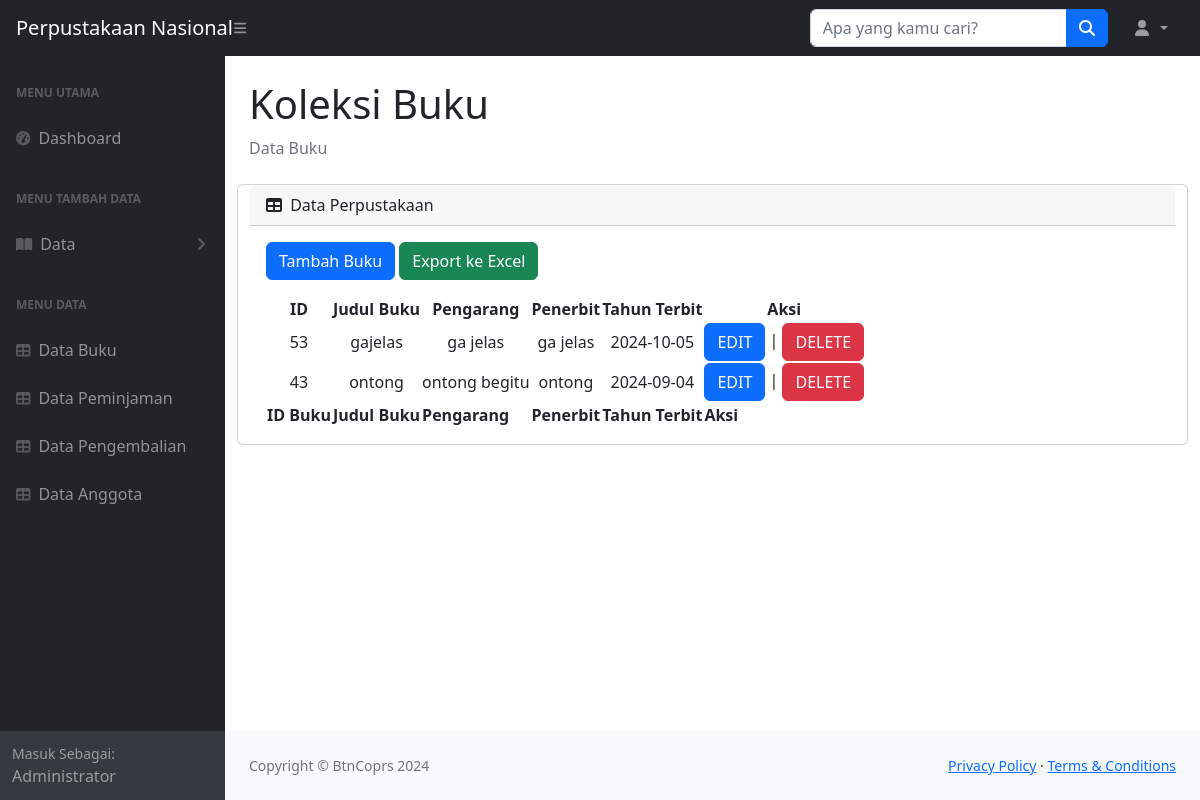
The page /dashboard/buku.php on the database its author committed.
### tables this page shows
CREATE TABLE `buku` (
  `id_buku` int(10) NOT NULL,
  `judul_buku` varchar(255) NOT NULL,
  `pengarang` varchar(255) NOT NULL,
  `penerbit` varchar(255) NOT NULL,
  `tahun_terbit` date NOT NULL
);

### dashboard/buku.php (the view, shortened to what this page needs)
<?php
include_once("../config/koneksi.php");
$result = mysqli_query($mysqli, "SELECT * FROM buku ORDER BY id_buku DESC");
?>
<!DOCTYPE html>
<html lang="en">
<head>
    <link href="https://cdn.jsdelivr.net/npm/simple-datatables@7.1.2/dist/style.min.css" rel="stylesheet" />
    <link href="../css/styles.css" rel="stylesheet" />
</head>
<body class="sb-nav-fixed">
    <nav class="sb-topnav navbar navbar-expand navbar-dark bg-dark">
        <a class="navbar-brand ps-3" href="../buku1.php">Perpustakaan Nasional</a>
        <button class="btn btn-link btn-sm order-1 order-lg-0 me-4 me-lg-0" id="sidebarToggle" href="#!">
            <i class="fas fa-bars"></i>
        </button>
        <form class="d-none d-md-inline-block form-inline ms-auto me-0 me-md-3 my-2 my-md-0">
            <div class="input-group">
                <input class="form-control" type="text" placeholder="Apa yang kamu cari?" aria-label="Apa yang kamu cari?" aria-describedby="btnNavbarSearch" />
                <button class="btn btn-primary" id="btnNavbarSearch" type="button">
                    <i class="fas fa-search"></i>
                </button>
            </div>
        </form>
        <ul class="navbar-nav ms-auto ms-md-0 me-3 me-lg-4">
            <li class="nav-item dropdown">
                <a class="nav-link dropdown-toggle" id="navbarDropdown" href="#" role="button" data-bs-toggle="dropdown" aria-expanded="false">
                    <i class="fas fa-user fa-fw"></i>
                </a>
            </li>
        </ul>
    </nav>
    <div id="layoutSidenav">
        <div id="layoutSidenav_nav">
            <nav class="sb-sidenav accordion sb-sidenav-dark" id="sidenavAccordion">
                <div class="sb-sidenav-menu">
                    <div class="nav">
                        <div class="sb-sidenav-menu-heading">Menu Utama</div>
                        <a class="nav-link" href="../buku1.php">
                            <div class="sb-nav-link-icon"><i class="fas fa-tachometer-alt"></i></div>
                            Dashboard
                        </a>
                        <div class="sb-sidenav-menu-heading">Menu Tambah Data</div>
                        <a class="nav-link collapsed" href="#" data-bs-toggle="collapse" data-bs-target="#collapsePages" aria-expanded="false" aria-controls="collapsePages">
                            <div class="sb-nav-link-icon"><i class="fas fa-book-open"></i></div>
                            Data
                            <div class="sb-sidenav-collapse-arrow"><i class="fas fa-angle-down"></i></div>
                        </a>
                        <div class="sb-sidenav-menu-heading">Menu Data</div>
                        <a class="nav-link" href="buku.php">
                            <div class="sb-nav-link-icon"><i class="fas fa-table"></i></div>
                            Data Buku
                        </a>
                        <a class="nav-link" href="perpustakan_pinjaman.php">
                            <div class="sb-nav-link-icon"><i class="fas fa-table"></i></div>
                            Data Peminjaman
                        </a>
                        <a class="nav-link" href="pengembalian.php">
                            <div class="sb-nav-link-icon"><i class="fas fa-table"></i></div>
                            Data Pengembalian
                        </a>
                        <a class="nav-link" href="anggota.php">
                            <div class="sb-nav-link-icon"><i class="fas fa-table"></i></div>
                            Data Anggota
                        </a>
                    </div>
                </div>
                <div class="sb-sidenav-footer">
                    <div class="small">Masuk Sebagai:</div>
                    Administrator
                </div>
            </nav>
        </div>
        <div id="layoutSidenav_content">
            <main>
                <div class="container-fluid px-4">
                    <h1 class="mt-4">Koleksi Buku</h1>
                    <ol class="breadcrumb mb-4">
                        <li class="breadcrumb-item active">Data Buku</li>
                    </ol>
                    <div class="row">
                        <div class="card mb-4">
                            <div class="card-header">
                                <i class="fas fa-table me-1"></i>
                                Data Perpustakaan
                            </div>
                            <div class="card-body">
                                <div class="mb-3">
                                    <a class="btn btn-primary mr-2" href="add.php">Tambah Buku</a>
                                    <a class="btn btn-success" href="../assets/export_excel.php">Export ke Excel</a>
                                </div>
                                <table id="datatablesSimple">
                                    <thead>
                                        <tr>
                                            <th><center>ID </center></th>
                                            <th><center>Judul Buku</center></th>
                                            <th><center>Pengarang</center></th>
                                            <th><center>Penerbit</center></th>
                                            <th><center>Tahun Terbit</center></th>
                                            <th><center>Aksi</center></th>
                                        </tr>
                                    </thead>
                                    <tfoot>
                                        <tr>
                                            <th>ID Buku</th>
                                            <th>Judul Buku</th>
                                            <th>Pengarang</th>
                                            <th>Penerbit</th>
                                            <th>Tahun Terbit</th>
                                            <th>Aksi</th>
                                        </tr>
                                    </tfoot>
                                    <tbody>
                                        <?php
                                        while ($user_data = mysqli_fetch_array($result)) {
                                            echo "<tr>";
                                            echo "<td><center>{$user_data['id_buku']}</center></td>";
                                            echo "<td><center>{$user_data['judul_buku']}</center></td>";
                                            echo "<td><center>{$user_data['pengarang']}</center></td>";
                                            echo "<td><center>{$user_data['penerbit']}</center></td>";
                                            echo "<td><center>{$user_data['tahun_terbit']}</center></td>";
                                            echo "<td><center>
                                                <a href='../assets/edit.php?id_buku={$user_data['id_buku']}' class='btn btn-primary'>EDIT</a> |
                                                <a href='../assets/delete.php?id_buku={$user_data['id_buku']}' class='btn btn-danger'>DELETE</a>
                                            </center></td>";
                                            echo "</tr>";
                                        }
                                        ?>
                                    </tbody>
                                </table>
                            </div>
                        </div>
                    </div>
                </div>
            </main>
            <footer class="py-4 bg-light mt-auto">
                <div class="container-fluid px-4">
                    <div class="d-flex align-items-center justify-content-between small">
                        <div class="text-muted">Copyright &copy; BtnCoprs 2024</div>
                        <div>
                            <a href="#">Privacy Policy</a>
                            &middot;
                            <a href="#">Terms & Conditions</a>
                        </div>
                    </div>
                </div>
            </footer>
        </div>
    </div>
</body>
</html>

### rows shown on the page
buku: id_buku "53", judul_buku "gajelas", pengarang "ga jelas", penerbit "ga jelas", tahun_terbit "2024-10-05"
buku: id_buku "43", judul_buku "ontong", pengarang "ontong begitu", penerbit "ontong", tahun_terbit "2024-09-04"
